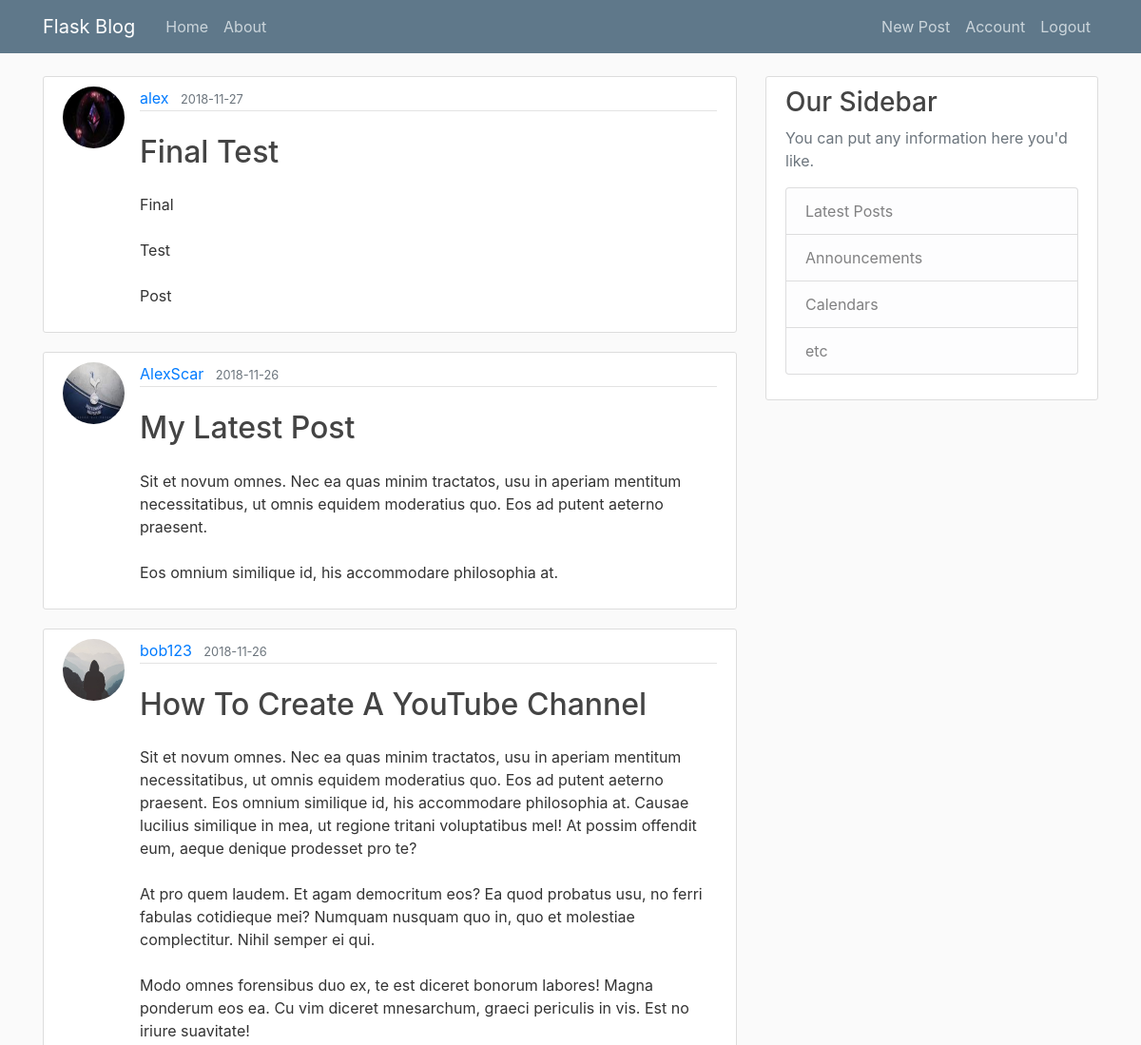
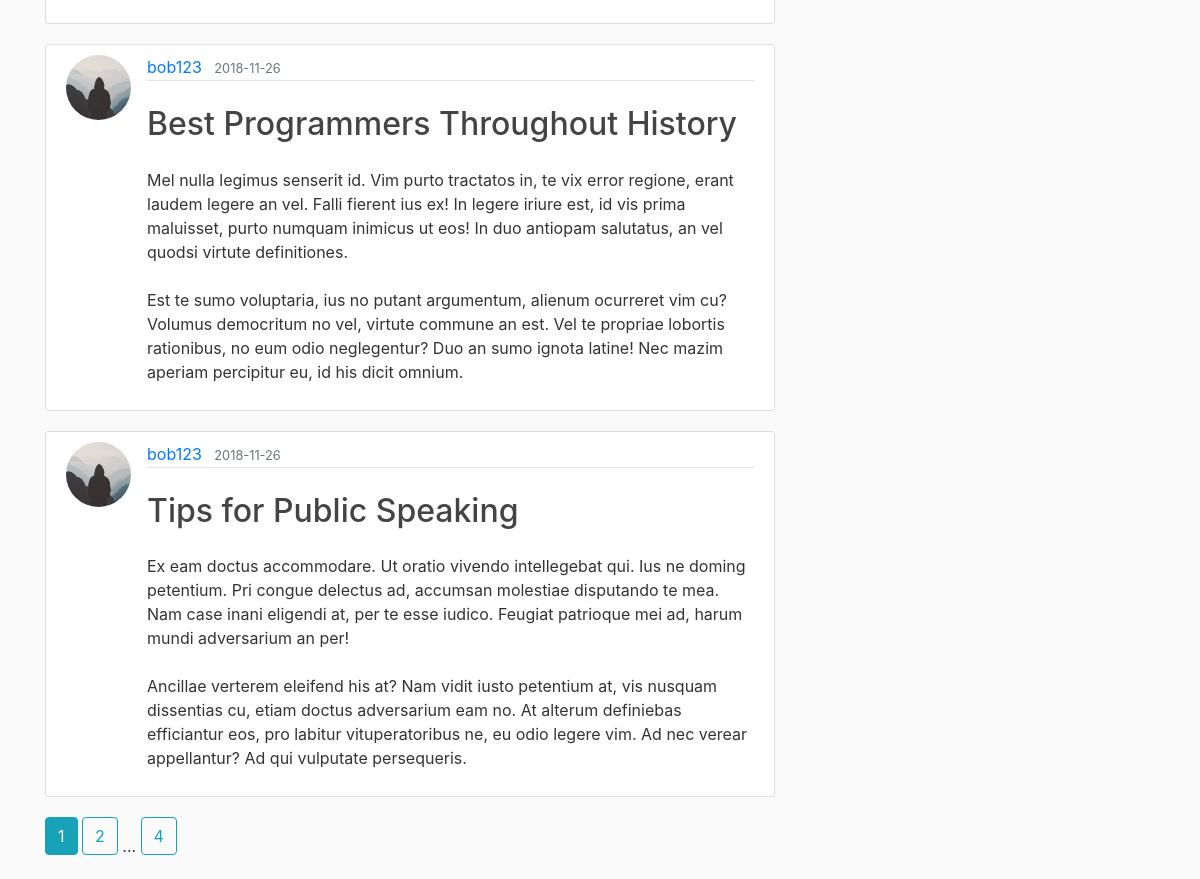
Screenshot of / (signed in) with the database file from the repository (2 pictures, top to bottom).
### flask_blog/models.py (models this page shows, shortened)
class Post(db.Model):
    id = db.Column(db.Integer, primary_key=True)
    title = db.Column(db.String(100), nullable=False)
    posted_at = db.Column(db.DateTime, nullable=False, default=datetime.utcnow)
    content = db.Column(db.Text, nullable=False)
    user_id = db.Column(db.Integer, db.ForeignKey('user.id'), nullable=False)

class User(db.Model, UserMixin):
    id = db.Column(db.Integer, primary_key=True)
    username = db.Column(db.String(20), unique=True, nullable=False)
    email = db.Column(db.String(120), unique=True, nullable=False)
    img_file = db.Column(db.String(20), nullable=False, default='default.jpg')
    password = db.Column(db.String(60), nullable=False)
    posts = db.relationship('Post', backref='author', lazy=True)

### flask_blog/main/routes.py (the view)
@main.route('/')
def index():
    page = request.args.get('page', default=1, type=int)
    posts = Post.query.order_by(
        Post.posted_at.desc()).paginate(page=page, per_page=5)
    return render_template('home.html', posts=posts)

### flask_blog/models.py (called while the page is built)
@login_manager.user_loader
def load_user(user_id):
    return User.query.get(int(user_id))

### flask_blog/templates/home.html
{% extends 'layout.html' %}
{% block content %}
    {% for post in posts.items %}
        <article class="media content-section">
            <img src="{{ url_for('static', filename='profile_pics/' + post.author.img_file) }}" class="rounded-circle article-img">
            <div class="media-body">
                <div class="article-metadata">
                    <a class="mr-2" href="{{ url_for('users.user_posts', username=post.author.username) }}">
                        {{ post.author.username }}
                    </a>
                    <small class="text-muted">{{ post.posted_at.strftime('%Y-%m-%d') }}</small>
                </div>
                <h2 class="mt-4 mb-4">
                    <a class="article-title" href="{{ url_for('posts.post', post_id=post.id) }}">
                        {{ post.title }}
                    </a>
                </h2>
                <p class="article-content">{{ post.content }}</p>
            </div>
        </article>
    {% endfor %}
    {% for page_num in posts.iter_pages(left_edge=1, right_edge=1, left_current=1, right_current=2) %}
        {% if page_num %}
            {% if posts.page == page_num %}
                <a class="btn btn-info mb-4" href="{{ url_for('main.index', page=page_num) }}">
                    {{ page_num }}
                </a>
            {% else %}
                <a class="btn btn-outline-info mb-4" href="{{ url_for('main.index', page=page_num) }}">
                    {{ page_num }}
                </a>
            {% endif %}
        {% else %}
            ...
        {% endif %}
    {% endfor %}
{% endblock %}

### flask_blog/static/main.css (style rules this page uses)
body { background: #fafafa; color: #333333; margin-top: 5rem; }
h1, h2, h3, h4, h5, h6 { color: #444444; }
.content-section { background: #ffffff; padding: 10px 20px; border: 1px solid #dddddd; border-radius: 3px; margin-bottom: 20px; }
.article-title { color: #444444; }
.article-content { white-space: pre-line; }
.article-img { height: 65px; width: 65px; margin-right: 16px; }
.article-metadata { padding-bottom: 1px; margin-bottom: 4px; border-bottom: 1px solid #e3e3e3; }

### rows the page displays
Post: img_file (picture), author.username "alex", posted_at "2018-11-27", title "Final Test", content "Final Test Post"
Post: img_file (picture), author.username "AlexScar", posted_at "2018-11-26", title "My Latest Post", content "Sit et novum omnes. Nec ea quas minim tractatos, usu in aperiam mentitum necessitatibus, ut omnis equidem moderatius quo. Eos ad putent aeterno praesent. Eos omnium similique id, his accommodare philosophia at."
Post: img_file (placeholder picture), author.username "bob123", posted_at "2018-11-26", title "How To Create A YouTube Channel", content "Sit et novum omnes. Nec ea quas minim tractatos, usu in aperiam mentitum necessitatibus, ut omnis equidem moderatius quo. Eos ad putent aeterno praesent. Eos omnium similique id, his accommodare philosophia at. Causae lucilius similique in mea, ut regione tritani voluptatibus mel! At possim offendit eum, aeque denique prodesset pro te? At pro quem laudem. Et agam democritum eos? Ea quod probatus usu, no ferri fabulas cotidieque mei? Numquam nusquam quo in, quo et molestiae complectitur. Nihil semper ei qui. Modo omnes forensibus duo ex, te est diceret bonorum labores! Magna ponderum eos ea. Cu vim diceret mnesarchum, graeci periculis in vis. Est no iriure suavitate!"
Post: img_file (placeholder picture), author.username "bob123", posted_at "2018-11-26", title "Best Programmers Throughout History", content "Mel nulla legimus senserit id. Vim purto tractatos in, te vix error regione, erant laudem legere an vel. Falli fierent ius ex! In legere iriure est, id vis prima maluisset, purto numquam inimicus ut eos! In duo antiopam salutatus, an vel quodsi virtute definitiones. Est te sumo voluptaria, ius no putant argumentum, alienum ocurreret vim cu? Volumus democritum no vel, virtute commune an est. Vel te propriae lobortis rationibus, no eum odio neglegentur? Duo an sumo ignota latine! Nec mazim aperiam percipitur eu, id his dicit omnium."
Post: img_file (placeholder picture), author.username "bob123", posted_at "2018-11-26", title "Tips for Public Speaking", content "Ex eam doctus accommodare. Ut oratio vivendo intellegebat qui. Ius ne doming petentium. Pri congue delectus ad, accumsan molestiae disputando te mea. Nam case inani eligendi at, per te esse iudico. Feugiat patrioque mei ad, harum mundi adversarium an per! Ancillae verterem eleifend his at? Nam vidit iusto petentium at, vis nusquam dissentias cu, etiam doctus adversarium eam no. At alterum definiebas efficiantur eos, pro labitur vituperatoribus ne, eu odio legere vim. Ad nec verear appellantur? Ad qui vulputate persequeris."

### other values shown
{{ page_num }} "1"
{{ page_num }} "2" "4"
